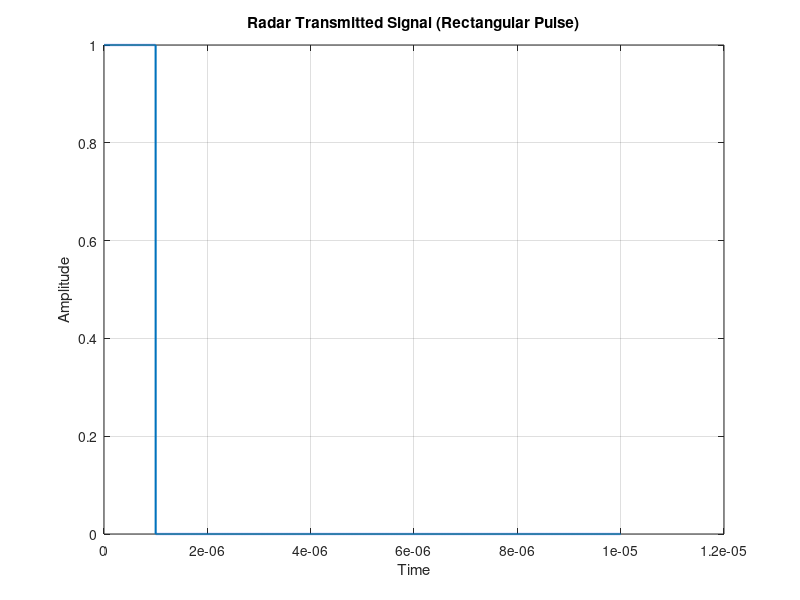

Write MATLAB code to recreate this figure.
ts = 1e-9;
T = 1e-5;
tau = 1e-6;

time = 0:ts:T;

signal = (time >= 0) & (time <= tau);

plot(time, signal, 'LineWidth', 1.5);
title('Radar Transmitted Signal (Rectangular Pulse)');
xlabel('Time');
ylabel('Amplitude');
grid on;
